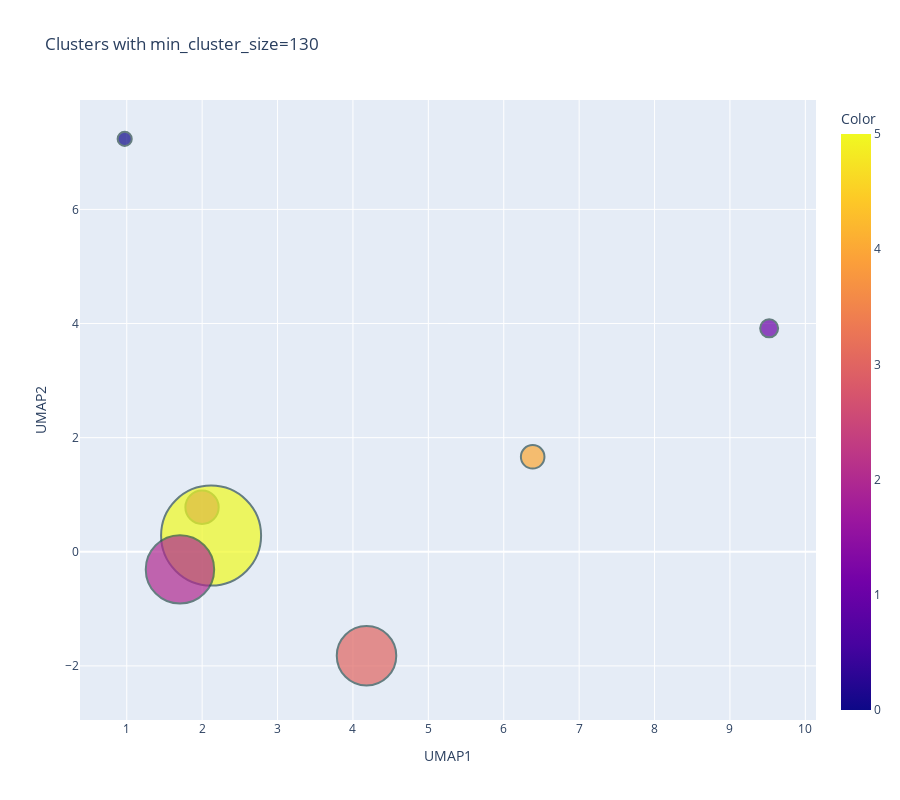

Notebook code cell kept with this figure:
### Code cell
plot_text_cluster_temp(reduced_embeddings, best_min_cluster_size, caption_df)

### Figure 1 — Plotly figure (JSON) as saved in the notebook; plotly's stock layout.template omitted (floating-point values rounded to 4 significant figures)
{"data": [{"customdata": [["minister shivsena shiv"], ["shri sabha lok"], ["shivsena mahayuti sena"], ["modi begusarai shivsena"], ["shiv today sena"], ["minister shiv sena"], ["minister shivsena shiv"]], "hovertemplate": "UMAP1=%{x}<br>UMAP2=%{y}<br>Size=%{marker.size}<br>TopWords=%{customdata[0]}<br>Color=%{marker.color}<extra></extra>", "legendgroup": "", "marker": {"color": [2, 5, 0, 1, 3, 4, 2], "coloraxis": "coloraxis", "line": {"color": "DarkSlateGrey", "width": 2}, "opacity": 0.7, "size": [834, 7522, 150, 243, 2664, 418, 3522], "sizemin": 4, "sizemode": "area", "sizeref": 1.504, "symbol": "circle"}, "mode": "markers", "name": "", "orientation": "v", "showlegend": false, "type": "scatter", "x": [1.998, 2.119, 0.9727, 9.52, 4.18, 6.384, 1.706], "xaxis": "x", "y": [0.7808, 0.2841, 7.235, 3.916, -1.821, 1.665, -0.3082], "yaxis": "y"}], "layout": {"coloraxis": {"colorbar": {"title": {"text": "Color"}}, "colorscale": [[0, "#0d0887"], [0.1111, "#46039f"], [0.2222, "#7201a8"], [0.3333, "#9c179e"], [0.4444, "#bd3786"], [0.5556, "#d8576b"], [0.6667, "#ed7953"], [0.7778, "#fb9f3a"], [0.8889, "#fdca26"], [1, "#f0f921"]]}, "height": 800, "legend": {"itemsizing": "constant", "tracegroupgap": 0}, "title": {"text": "Clusters with min_cluster_size=130"}, "xaxis": {"anchor": "y", "domain": [0, 1], "title": {"text": "UMAP1"}}, "yaxis": {"anchor": "x", "domain": [0, 1], "title": {"text": "UMAP2"}}}}
